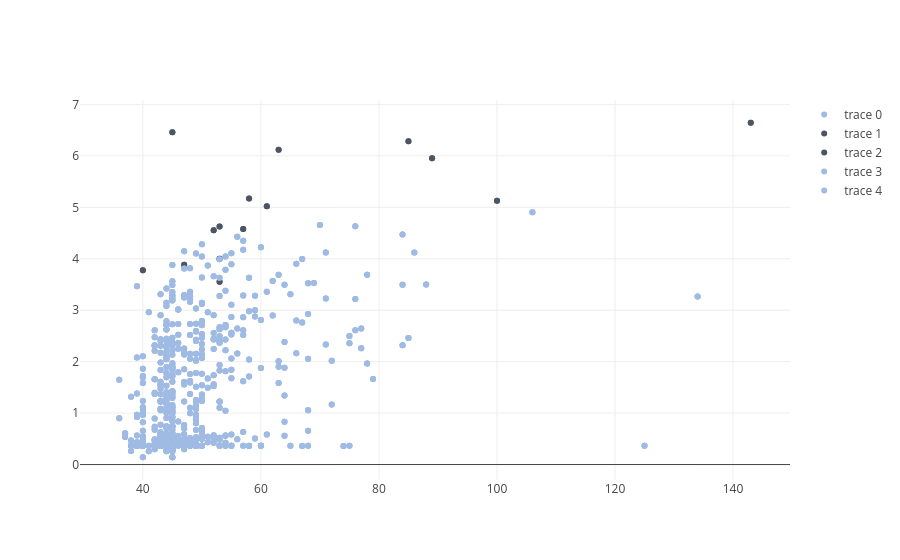

Notebook code cell kept with this figure:
### Code cell
fig.add_trace(go.Scatter(
    x=df_not_picked[df_not_picked[f"picked_{pred_var}"] == 0].value,
    y=df_not_picked[df_not_picked[f"picked_{pred_var}"] == 0][f"pred_{pred_var}"],
    marker=dict(
        color='#9fbbe3', 
    ),
    mode='markers',
    customdata=df_not_picked[["unique_id", "team_name", f"pred_{pred_var}"]],
            hovertemplate="<b>%{customdata[0]}</b>"
            + "<br><br><b>Team:</b> %{customdata[1]}"
            + "<br><b>Forecasted Points:</b> %{customdata[2]}"
            + "<extra></extra>",
))

### Figure 1 — Plotly figure (JSON) as saved in the notebook; plotly's stock layout.template omitted (floating-point values rounded to 4 significant figures; data arrays with more than 128 entries replaced by an {"elided": "..."} marker saying what was removed)
{"data": [{"customdata": {"elided": "712x3 mixed values"}, "hovertemplate": "<b>%{customdata[0]}</b><br><br><b>Team:</b> %{customdata[1]}<br><b>Forecasted Points:</b> %{customdata[2]}<extra></extra>", "marker": {"color": "#9fbbe3"}, "mode": "markers", "type": "scatter", "x": {"elided": "712 int values"}, "y": {"elided": "712 float values"}}, {"customdata": {"elided": "712x3 mixed values"}, "hovertemplate": "<b>%{customdata[0]}</b><br><br><b>Team:</b> %{customdata[1]}<br><b>Forecasted Points:</b> %{customdata[2]}<extra></extra>", "marker": {"color": "#4B5563"}, "mode": "markers", "type": "scatter", "x": [58, 40, 85, 53, 61, 63, 53, 143, 100, 47, 52, 89, 53, 45, 57], "y": [5.171, 3.777, 6.284, 4.0, 5.023, 6.118, 3.554, 6.644, 5.129, 3.882, 4.553, 5.957, 4.625, 6.459, 4.578]}, {"customdata": [["Bruno Guimarães Rodriguez Moura", "Newcastle", 5.171], ["Jarell Quansah", "Liverpool", 3.777], ["Phil Foden", "Manchester City", 6.284], ["Guglielmo Vicario", "Tottenham", 4.0], ["Benjamin White", "Arsenal", 5.023], ["Cole Palmer", "Chelsea", 6.118], ["David Raya Martin", "Arsenal", 3.554], ["Erling Haaland", "Manchester City", 6.644], ["Heung-Min Son", "Tottenham", 5.129], ["Joachim Andersen", "Crystal Palace", 3.882], ["Joško Gvardiol", "Manchester City", 4.553], ["Ollie Watkins", "Aston Villa", 5.957], ["Willian Borges da Silva", "Fulham", 4.625], ["Willy Boly", "Nottingham", 6.459], ["Yoane Wissa", "Brentford", 4.578]], "hovertemplate": "<b>%{customdata[0]}</b><br><br><b>Team:</b> %{customdata[1]}<br><b>Forecasted Points:</b> %{customdata[2]}<extra></extra>", "marker": {"color": "#4B5563"}, "mode": "markers", "type": "scatter", "x": [58, 40, 85, 53, 61, 63, 53, 143, 100, 47, 52, 89, 53, 45, 57], "y": [5.171, 3.777, 6.284, 4.0, 5.023, 6.118, 3.554, 6.644, 5.129, 3.882, 4.553, 5.957, 4.625, 6.459, 4.578]}, {"customdata": {"elided": "712x3 mixed values"}, "hovertemplate": "<b>%{customdata[0]}</b><br><br><b>Team:</b> %{customdata[1]}<br><b>Forecasted Points:</b> %{customdata[2]}<extra></extra>", "marker": {"color": "#9fbbe3"}, "mode": "markers", "type": "scatter", "x": {"elided": "712 int values"}, "y": {"elided": "712 float values"}}, {"customdata": {"elided": "712x3 mixed values"}, "hovertemplate": "<b>%{customdata[0]}</b><br><br><b>Team:</b> %{customdata[1]}<br><b>Forecasted Points:</b> %{customdata[2]}<extra></extra>", "marker": {"color": "#9fbbe3"}, "mode": "markers", "type": "scatter", "x": {"elided": "712 int values"}, "y": {"elided": "712 float values"}}], "layout": {}}
